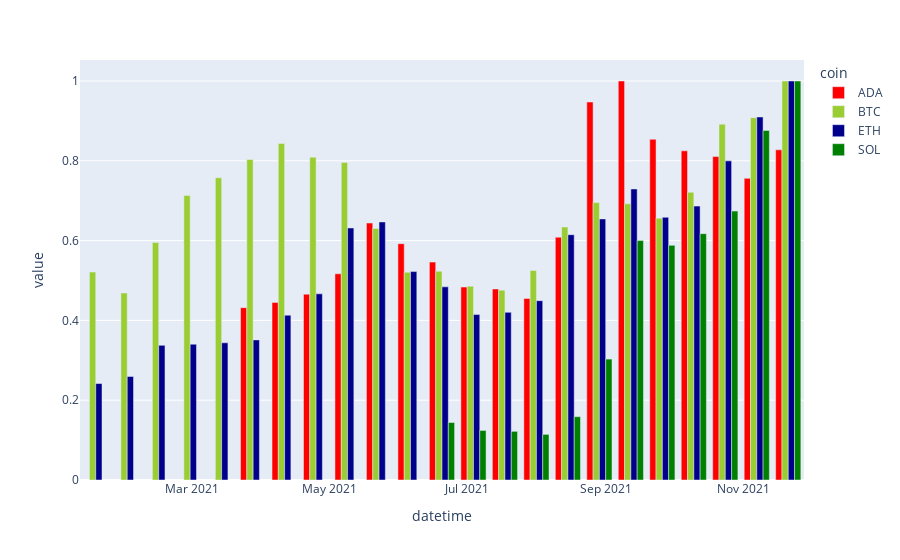

Write notebook code for a chart like this one.
### Markdown cell above
And now let's plot this graph. The following graph shows the values relative to the all time high in our dataset for each particular currency.

### Code cell
fig = px.bar(data_grouped_weekly_normalized, barmode='group',
             color_discrete_map={
        'BTC': 'yellowgreen',
        'ETH': 'darkblue',
        'ADA': 'red',
        'SOL': 'green'
    })
fig.show()

### Figure 1 — Plotly figure (JSON) as saved in the notebook; plotly's stock layout.template omitted (floating-point values rounded to 4 significant figures)
{"data": [{"alignmentgroup": "True", "hovertemplate": "coin=ADA<br>datetime=%{x}<br>value=%{y}<extra></extra>", "legendgroup": "ADA", "marker": {"color": "red", "pattern": {"shape": ""}}, "name": "ADA", "offsetgroup": "ADA", "orientation": "v", "showlegend": true, "textposition": "auto", "type": "bar", "x": ["2021-01-17T00:00:00", "2021-01-31T00:00:00", "2021-02-14T00:00:00", "2021-02-28T00:00:00", "2021-03-14T00:00:00", "2021-03-28T00:00:00", "2021-04-11T00:00:00", "2021-04-25T00:00:00", "2021-05-09T00:00:00", "2021-05-23T00:00:00", "2021-06-06T00:00:00", "2021-06-20T00:00:00", "2021-07-04T00:00:00", "2021-07-18T00:00:00", "2021-08-01T00:00:00", "2021-08-15T00:00:00", "2021-08-29T00:00:00", "2021-09-12T00:00:00", "2021-09-26T00:00:00", "2021-10-10T00:00:00", "2021-10-24T00:00:00", "2021-11-07T00:00:00", "2021-11-21T00:00:00"], "xaxis": "x", "y": [null, null, null, null, null, 0.4319, 0.4451, 0.4657, 0.5168, 0.644, 0.5922, 0.5461, 0.4836, 0.4788, 0.4551, 0.6085, 0.9474, 1, 0.8539, 0.825, 0.8106, 0.7561, 0.8276], "yaxis": "y"}, {"alignmentgroup": "True", "hovertemplate": "coin=BTC<br>datetime=%{x}<br>value=%{y}<extra></extra>", "legendgroup": "BTC", "marker": {"color": "yellowgreen", "pattern": {"shape": ""}}, "name": "BTC", "offsetgroup": "BTC", "orientation": "v", "showlegend": true, "textposition": "auto", "type": "bar", "x": ["2021-01-17T00:00:00", "2021-01-31T00:00:00", "2021-02-14T00:00:00", "2021-02-28T00:00:00", "2021-03-14T00:00:00", "2021-03-28T00:00:00", "2021-04-11T00:00:00", "2021-04-25T00:00:00", "2021-05-09T00:00:00", "2021-05-23T00:00:00", "2021-06-06T00:00:00", "2021-06-20T00:00:00", "2021-07-04T00:00:00", "2021-07-18T00:00:00", "2021-08-01T00:00:00", "2021-08-15T00:00:00", "2021-08-29T00:00:00", "2021-09-12T00:00:00", "2021-09-26T00:00:00", "2021-10-10T00:00:00", "2021-10-24T00:00:00", "2021-11-07T00:00:00", "2021-11-21T00:00:00"], "xaxis": "x", "y": [0.5212, 0.4687, 0.5951, 0.7132, 0.7576, 0.8034, 0.8435, 0.809, 0.796, 0.6306, 0.5205, 0.5232, 0.4856, 0.4757, 0.525, 0.6341, 0.6952, 0.6922, 0.6562, 0.7211, 0.8918, 0.9081, 1], "yaxis": "y"}, {"alignmentgroup": "True", "hovertemplate": "coin=ETH<br>datetime=%{x}<br>value=%{y}<extra></extra>", "legendgroup": "ETH", "marker": {"color": "darkblue", "pattern": {"shape": ""}}, "name": "ETH", "offsetgroup": "ETH", "orientation": "v", "showlegend": true, "textposition": "auto", "type": "bar", "x": ["2021-01-17T00:00:00", "2021-01-31T00:00:00", "2021-02-14T00:00:00", "2021-02-28T00:00:00", "2021-03-14T00:00:00", "2021-03-28T00:00:00", "2021-04-11T00:00:00", "2021-04-25T00:00:00", "2021-05-09T00:00:00", "2021-05-23T00:00:00", "2021-06-06T00:00:00", "2021-06-20T00:00:00", "2021-07-04T00:00:00", "2021-07-18T00:00:00", "2021-08-01T00:00:00", "2021-08-15T00:00:00", "2021-08-29T00:00:00", "2021-09-12T00:00:00", "2021-09-26T00:00:00", "2021-10-10T00:00:00", "2021-10-24T00:00:00", "2021-11-07T00:00:00", "2021-11-21T00:00:00"], "xaxis": "x", "y": [0.2417, 0.2594, 0.3375, 0.3403, 0.3438, 0.3512, 0.413, 0.4666, 0.6317, 0.6469, 0.5224, 0.4841, 0.4146, 0.4202, 0.4495, 0.6148, 0.6543, 0.7294, 0.6584, 0.6864, 0.7998, 0.9099, 1], "yaxis": "y"}, {"alignmentgroup": "True", "hovertemplate": "coin=SOL<br>datetime=%{x}<br>value=%{y}<extra></extra>", "legendgroup": "SOL", "marker": {"color": "green", "pattern": {"shape": ""}}, "name": "SOL", "offsetgroup": "SOL", "orientation": "v", "showlegend": true, "textposition": "auto", "type": "bar", "x": ["2021-01-17T00:00:00", "2021-01-31T00:00:00", "2021-02-14T00:00:00", "2021-02-28T00:00:00", "2021-03-14T00:00:00", "2021-03-28T00:00:00", "2021-04-11T00:00:00", "2021-04-25T00:00:00", "2021-05-09T00:00:00", "2021-05-23T00:00:00", "2021-06-06T00:00:00", "2021-06-20T00:00:00", "2021-07-04T00:00:00", "2021-07-18T00:00:00", "2021-08-01T00:00:00", "2021-08-15T00:00:00", "2021-08-29T00:00:00", "2021-09-12T00:00:00", "2021-09-26T00:00:00", "2021-10-10T00:00:00", "2021-10-24T00:00:00", "2021-11-07T00:00:00", "2021-11-21T00:00:00"], "xaxis": "x", "y": [null, null, null, null, null, null, null, null, null, null, null, 0.1441, 0.1242, 0.122, 0.1144, 0.1587, 0.3031, 0.6001, 0.5881, 0.6174, 0.674, 0.8761, 1], "yaxis": "y"}], "layout": {"barmode": "group", "legend": {"title": {"text": "coin"}, "tracegroupgap": 0}, "margin": {"t": 60}, "xaxis": {"anchor": "y", "domain": [0, 1], "title": {"text": "datetime"}}, "yaxis": {"anchor": "x", "domain": [0, 1], "title": {"text": "value"}}}}
